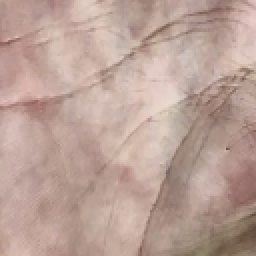
#> input picture LTrP_LMTrP_implementation/1_001.bmp, 128 x 128 px (shown 2 times larger)
$ jupyter execute LTrP_and_LMTrP_v1.ipynb   (older library calls are emulated)
#> lines starting #> are read from the running program, lines starting #| are printed output that depends on the picture
# Local Tetra Pattern  and Local Tetra Micro-structure Pattern

## The LTrP algorithm can be broken down into the following stages:
1. Compute required derivatives - horizontal and vertical
2. Apply rules for LTrP1 code (4 possible orientations)
3. Determine the P-components for every g_c pixel in LTrP1
4. Assemble all the P-components (final LTrP2 code)

## Comparatively, the LMTrP used for palmprint recognition considers the following stages:
1. Extract either magnitude of response to Gabor filter bank (12 orientations,sigma=1.5 using min rule) or response to RLOC bank of filters (same min rule applied). In this example we will only use Gabor filters.
2. Apply modified derivative, according to the LMTrP rule (using m1 and m2 for 'line width')
3. Apply rules for LMTrP1, the same as for LTrP1 -> same as **LTrP-step2**
4. Determine the P-components for every g_c pixel in LMTrP1 -> same as **LTrP-step3**
5. Assemble all the P-components (intermediate LMTrP2 code) -> same as **LTrP-step4**
6. For every P-component (12 in total), split the corresponding image into 8x8 blocks (initial paper uses 5x5 blocks)
7. Compute histogram for pixels in each block. Number of bins=8, range of values=[0,255]. Paper does not mention these parameters...
8. Concatenate each histogram row-wise
9. Concatenate all block-histogram feature corresponding to every P-component into one matrix
10. Apply Kernel-PCA to reduce the number of components. Number of components=15.
11. **Display and enjoy the feature :)**

## First let's implement the LTrP -> applied to a palmprint

[cell 1]
# importing some libraries...
import numpy as np, matplotlib.pyplot as plt, cv2
import time
from functools import reduce
im_side = 128
image = cv2.imread('1_001.bmp')
#> image is the input picture: shape (128, 128, 3); mean B, G, R 151.3, 161.2, 187.5
#Đánh giá mô hình dataset RGB hay Grey không quan trọng vì trong bộ encode nó đã chuyển ảnh sang grey
#Giảm kích thước ảnh => giảm t/g xử lý?
#print('Original image shape:', image.shape)
#Anh grey là ma trận 2 chiều => Nó chỉ cần 1 giá trị độ xám (intensity) duy nhất thay vì 3 giá trị RGB => Mảng 3 chiều
#Chuyển dữ liệu sang grey
image = cv2.cvtColor(image, cv2.COLOR_BGR2GRAY)
#> image: shape (128, 128)
#Thay đổi kích thước ảnh 64x64
image = cv2.resize(image, (im_side, im_side))
image = np.array(image, dtype=np.float32)  # /255.

plt.imshow(image,cmap='gray')
plt.show()

## [LTrP] - Step1 - Compute derivative

[cell 2]
###################################################################

#Đạo hàm của hình ảnh ban đầu theo hướng ngang và dọc
def derivate_image(im, angle):
    '''
    Compute derivative of input image
    :param im: input image. should be grayscale!
    :param angle: 0 or 90 degrees
    :return: computed derivative along that direction.
    includes padding...
    '''
#> called with angle = 'horizontal'
    h, w = np.shape(im)
    pad_im = np.pad(im, (1, 0), 'edge')
    if angle == 'horizontal':  # horizontal derivative
        deriv_im = pad_im[1:, :w] - im  # [1:, :w]
    elif angle == 'vertical':
        deriv_im = pad_im[:h, 1:] - im  # [1:, :w]

    return deriv_im

[cell 3]
deriv_h = derivate_image(im=image, angle='horizontal')
deriv_v = derivate_image(im=image, angle='vertical')

plt.figure(figsize=(10,4))
plt.subplot(121)
plt.imshow(deriv_h,'gray')
plt.title('D_horizontal')
plt.subplot(122)
plt.imshow(deriv_v,'gray')
plt.title('D_vertical')
plt.suptitle('Derivative - input(grayscale)')
plt.show()

[cell 4]
deriv_h = derivate_image(im=image, angle='horizontal')
deriv_v = derivate_image(im=image, angle='vertical')

plt.figure(figsize=(10,4))
plt.subplot(121)
plt.imshow(deriv_h,'gray')
plt.title('Đạo hàm theo phương ngang θ = 0, π')
plt.show()

plt.figure(figsize=(10,4))
plt.subplot(122)
plt.imshow(deriv_v,'gray')
plt.title('Đạo hàm theo phương dọc θ = π/2, 3π/2')
plt.show()

## [LTrP] - Step2 - Compute LTrP1 code

[cell 5]
###################################################################
def extract_ltrp1(im_d_x, im_d_y):
    """
    Extract LTrP1 code (4 orientations) by using input dx and dy matrices.
    ###################################################################
    Implemented by: Adrian Ungureanu - June 2019. If you use this script, please reference the source code (and send me
    an e-mail. I would be happy to hear about other people's success using my code (: )
    ###################################################################
    :param im_d_x: derivative of image according to x axis (horizontal)
    :param im_d_y: derivative of image according to y axis (vertical)
    :return: encoded LTrP1 code. Possible values ={1,2,3,4}
    """
    encoded_image = np.zeros(np.shape(im_d_y))  # define empty matrix, of the same shape as the image...

    # # apply conditions for each orientation...
    encoded_image[np.bitwise_and(im_d_x >= 0, im_d_y >= 0)] = 1
    encoded_image[np.bitwise_and(im_d_x < 0, im_d_y >= 0)] = 2
    encoded_image[np.bitwise_and(im_d_x < 0, im_d_y < 0)] = 3
    encoded_image[np.bitwise_and(im_d_x >= 0, im_d_y < 0)] = 4

    return encoded_image

[cell 6]
# # Extract LTrP1 code...
ltrp1 = extract_ltrp1(im_d_x=deriv_h, im_d_y=deriv_v)

plt.imshow(ltrp1,'hsv')
plt.colorbar()
plt.show()

## [LTrP] - Step 3&4 - Extract P-components (LTrP2)

[cell 7]
###################################################################
def extract_ltrp2(ltrp1_code, plotting_flag=True):
    """
    Extracting the P-components for every pixel (g_c), as defined in the original paper by S. Murala, R. P. Maheshwari
    and R. Balasubramanian (2012), "Local Tetra Patterns: A New Feature Descriptor for Content-Based Image Retrieval,"
    in IEEE Transactions on Image Processing, vol. 21, no. 5, pp. 2874-2886, May 2012. doi: 10.1109/TIP.2012.2188809.
    This implementation does not consider the MAGNITUDE, but that feature can be easily implemented...
    ###################################################################
    Implemented by: Adrian Ungureanu - June 2019. If you use this script, please reference the source code (and send me
    an e-mail. I would be happy to hear about other people's success using my code (: )
    ###################################################################
    :param ltrp1_code: previously computed LTrP1 code (with 4 possible orientations)
    :param plotting_flag: whether or not to display the P-components of the LTrP
    :return: the P-components stacked together. Output shape = (12, image_size, image_size)
    """
#> called with plotting_flag = True
#LTRP1: một điểm ảnh có thể được mã hóa thành 4 giá tri {1,2,3,4}
#Mỗi giá trị mã hóa được chuyển thành 3 mẫu nhị phân => 12 mẫu
#Mỗi điểm ảnh tham chiếu sẽ có 8 pixel liền kề => 8 bit mẫu cục bộ
    this_im_side = np.shape(ltrp1_code)[0]
    ltrp1_code = np.pad(ltrp1_code, (1, 1), 'constant', constant_values=0)
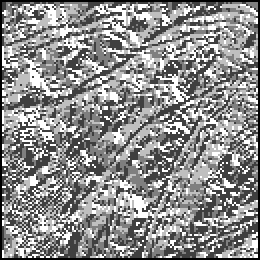
#> ltrp1_code: shape (130, 130) float64 (shown 2 times larger); min 0, max 4, mean 2.24; drawn with min black and max white
    g_c1 = np.zeros((3, this_im_side, this_im_side))
    g_c2 = np.zeros((3, this_im_side, this_im_side))
    g_c3 = np.zeros((3, this_im_side, this_im_side))
    g_c4 = np.zeros((3, this_im_side, this_im_side))

    for i in range(1, im_side+1):
        for j in range(1, im_side+1):
            g_c = ltrp1_code[i, j]

            # # extract neighborhood around g_c pixel
            neighborhood = np.array([ltrp1_code[i + 1, j], ltrp1_code[i + 1, j - 11], ltrp1_code[i, j - 11],
                                     ltrp1_code[i - 1, j - 1], ltrp1_code[i - 1, j], ltrp1_code[i - 1, j + 1],
                                     ltrp1_code[i, j + 1], ltrp1_code[i + 1, j + 1]])
            # # determine the codes that are different from g_c
            mask = neighborhood != g_c
            # # apply mask
            ltrp2_local = np.multiply(neighborhood, mask)

            # # construct P-components for every orientation.
            if g_c == 1:
                for direction_index, direction in enumerate([2, 3, 4]):
                    g_dir = ltrp2_local == direction
                    g_c1[direction_index, i - 1, j - 1] = reduce(lambda a, b: 2 * a + b, np.array(g_dir, dtype=np.int))

            elif g_c == 2:
                for direction_index, direction in enumerate([1, 3, 4]):
                    g_dir = ltrp2_local == direction
                    g_c2[direction_index, i - 1, j - 1] = reduce(lambda a, b: 2 * a + b, np.array(g_dir, dtype=np.int))

            elif g_c == 3:
                for direction_index, direction in enumerate([1, 2, 4]):
                    g_dir = ltrp2_local == direction
                    g_c3[direction_index, i - 1, j - 1] = reduce(lambda a, b: 2 * a + b, np.array(g_dir, dtype=np.int))

            elif g_c == 4:
                for direction_index, direction in enumerate([1, 2, 3]):
                    g_dir = ltrp2_local == direction

                    g_c4[direction_index, i - 1, j - 1] = reduce(lambda a, b: 2 * a + b, np.array(g_dir, dtype=np.int))
                    pass

            elif g_c not in [1, 2, 3, 4]:
                raise Exception('Error - Invalid value for g_c. List of possible values include [1,2,3,4].')

    # # collect all P-components in a 'large_g_c'
    large_g_c = []
    for this_g_c in [g_c1, g_c2, g_c3, g_c4]:
        large_g_c.extend(this_g_c)
#> this loop made 4 passes
#> after the loop, large_g_c = 12 items
    large_g_c = np.array(large_g_c)

    if plotting_flag:
        map = 'gray'

        p_counter = 0
        p_code_counter = 0
        plt.figure(figsize=(16, 8))
        for index in range(12):
            plt.subplot(3, 4, index + 1)
            plt.imshow(large_g_c[index, :, :], cmap=map)
            plt.title('P%d - %d' % (p_counter + 1, p_code_counter + 1))

            p_counter += 1
            p_code_counter += 1

            if p_counter % 4 == 0:
                p_counter = 0
            if p_code_counter % 3 == 0:
                p_code_counter = 0
#> after the loop, p_code_counter = 0; p_counter = 0
        plt.tight_layout()
        plt.show()

    return large_g_c

[cell 8]
plot_figures_flag=True
ltrp2 = extract_ltrp2(ltrp1_code=ltrp1, plotting_flag=plot_figures_flag)
print(np.shape(ltrp2))
#| (12, 128, 128)

## [LMTrP] - Step1 - get Gabor filter response

[cell 9]
# some useful functions...
from functools import reduce
from sklearn.decomposition import KernelPCA
from scipy.signal import convolve2d

########################################################################################################################
def extract_compcode_with_magnitude(input_image, no_theta=6, sigma=1.5):
    """
    Extract Competitive Coding Scheme with 6 Gabor filters (orientations), as was defined by A. W. -. Kong and D. Zhang
    (2004) in "Competitive coding scheme for palmprint verification," doi: 10.1109/ICPR.2004.1334184.
    ###################################################################
    The Python implementation is based on the Matlab implementation provided by Zohaib Khan, Ajmal Mian and Yiqun Hu,
    "Contour Code: Robust and efficient multispectral palmprint encoding for human recognition,"
    Computer Vision (ICCV), 2011 IEEE International Conference on , vol., no., pp.1935-1942, 6-13 Nov. 2011
    ###################################################################
    Implemented by: Adrian Ungureanu - June 2019. If you use this script, please reference the source code (and send me
    an e-mail. I would be happy to hear about other people's success using my code (: )
    ###################################################################
    :param input_image: input image. expected to be Grayscale
    :param sigma: width of encoding line. Default value = 1.5
    :return: CompCode feature with 6 orientations (default). Output shape = same as input.
    """
#> called with no_theta = 6, sigma = 1.5
    theta = np.arange(1, no_theta + 1) * np.pi / no_theta
    (x, y) = np.meshgrid(np.arange(0, 35, 1), np.arange(0, 35, 1))
    xo, yo = np.shape(x)[0] / 2, np.shape(x)[0] / 2
    kappa = np.sqrt(2. * np.log(2.)) * ((np.power(2, sigma) + 1.) / ((np.power(2, sigma) - 1.)))
    omega = kappa / sigma

    Psi = {}  # where the filters are stored
    gabor_responses = []
    for i in range(0, len(theta)):
        xp = (x - xo) * np.cos(theta[i]) + (y - yo) * np.sin(theta[i])
        yp = -(x - xo) * np.sin(theta[i]) + (y - yo) * np.cos(theta[i])
        # Directional Gabor Filter
        Psi[str(i)] = (-omega / (np.sqrt(2 * np.pi)) * kappa) * \
                      np.exp(
                          (-np.power(omega, 2) / (8 * np.power(kappa, 2))) * (4 * np.power(xp, 2) + np.power(yp, 2))) * \
                      (np.cos(omega * xp) - np.exp(-np.power(kappa, 2) / 2))

        # # used for debugging... #1
        # plt.subplot(2,3,i+1)
        # plt.imshow(Psi[str(i)], cmap='jet')
        filtered = convolve2d(input_image, Psi[str(i)], mode='same', boundary='symm')
        # # used for debugging #2
        # plt.imshow(filtered)
        # plt.show()
        gabor_responses.append(filtered)
#> this loop made 6 passes
#> pass 1, in extract_compcode_with_magnitude, `filtered = convolve2d(input_image, Psi[str(i)], mode='same', boundary=..`:
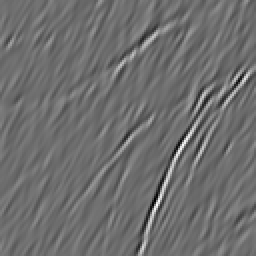
#> filtered: shape (128, 128) float64 (shown 2 times larger); min -288.1, max 375.9, mean 0; drawn with min black and max white
#> after the loop:
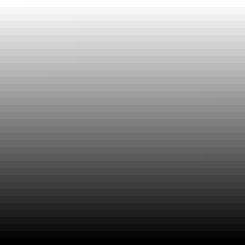
#> yp: shape (35, 35) float64 (shown 7 times larger); min -16.5, max 17.5, mean 0.5; drawn with min black and max white
#> after the loop, Psi = 6 items; gabor_responses = 6 items

    # plt.show() #1
    gabor_responses = np.array(gabor_responses)

    compcode_orientations = np.argmin(gabor_responses, axis=0)
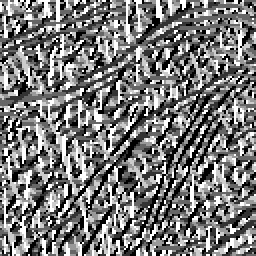
#> compcode_orientations: shape (128, 128) int64 (shown 2 times larger); min 0, max 5, mean 2.37; drawn with min black and max white
    compcode_magnitude = np.min(gabor_responses, axis=0)
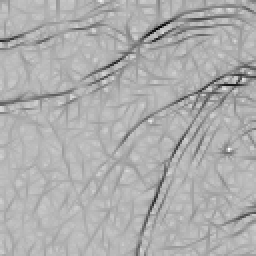
#> compcode_magnitude: shape (128, 128) float64 (shown 2 times larger); min -377.8, max 121.3, mean -36.2; drawn with min black and max white

    return compcode_orientations, compcode_magnitude

[cell 10]
compcode_orientations, compcode_magnitude = extract_compcode_with_magnitude(image)

compcode_magnitude = (compcode_magnitude - np.max(np.max(compcode_magnitude))) * -1
compcode_magnitude = (compcode_magnitude / np.max(np.max(compcode_magnitude))) * 255

plt.figure(figsize=(12,4))
plt.subplot(131)
plt.imshow(image, cmap='gray')
plt.title('palmprint image')
plt.subplot(132)
plt.imshow(compcode_orientations, cmap='jet')
plt.colorbar()
plt.title('Compcode orientations')
plt.subplot(133)
plt.imshow(compcode_magnitude, cmap='gray')
plt.title('Gabor response (min rule)')
plt.show()

[cell 11]
# # using standard image derivation (like in LTrP)
deriv_h = derivate_image(im=compcode_magnitude, angle='horizontal')
deriv_v = derivate_image(im=compcode_magnitude, angle='vertical')

plt.figure(figsize=(10,4))
plt.subplot(121)
plt.imshow(deriv_h,'gray')
plt.title('D_horizontal')
plt.subplot(122)
plt.imshow(deriv_v,'gray')
plt.title('D_vertical')
plt.suptitle('Derivative - input(Gabor response)')
plt.show()

## [LMTrP] - Step2 - Compute image derivative (4 palmprint)

[cell 12]
###################################################################
def derivate_image_palm_line(im, angle, m1=3, m2=1, N1=3, N2=4):
    """
    Compute derivative of input image 'im' (grayscale!) along the direction indicated by 'angle'.
    As defined by Li, Gen & Kim, Jaihie (2016) in their paper 'Palmprint Recognition with Local Micro-structure Tetra Pattern',
    published in Pattern Recognition. 61. 10.1016/j.patcog.2016.06.025.
    ###################################################################
    Implemented by: Adrian Ungureanu - June 2019. If you use this script, please reference the source code (and send me
     an e-mail. I would be happy to hear about other people's success using my code (: )
    ###################################################################
    :param im: input image
    :param angle: direction along which the derivative is computed. Either 'horizontal' (dx) or 'vertical' (dy)
    :param m1: thickness of pixels adjiacent to g_c along 'theta' direction (first structure)
    :param m2: thickness of pixels adjiacent to g_c along 'beta' direction (second structure)
    :param N1: number of pixels adjiacent to g_c along 'theta' direction. In this implementation it is considered to be
    equal to (m1+1)
    :param N2: number of pixels adjiacent to g_c along 'beta' direction. In this implementation it is considered to be
    equal to (m2*4)
    :return: the derivative of the image, which is required to compute the Local Tetra Pattern. output shape(same as input
    image)
    """
#> called with angle = 'horizontal', m1 = 3, m2 = 1, N1 = 3, N2 = 4
    pad_im = np.pad(im, (m2, m1), 'edge')  # image needs to be padded to the right and bellow.
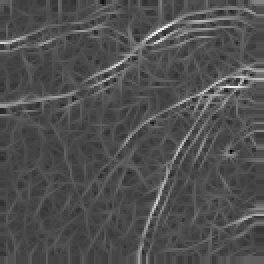
#> pad_im: shape (132, 132) float64 (shown 2 times larger); min 0, max 255, mean 80.4
    h, w = np.shape(pad_im)

    deriv_im = np.zeros(np.shape(im))

    if angle == 'horizontal':
        # # moving window across the image...
        for i in range(m2, h - m1):
            for j in range(m2, w - m1):
                g_c = pad_im[i, j]  # current g_c
                e1_sum = 0  # used for first sum in the equation
                for k in range(0, m1):
                    e1_sum += pad_im[i, j + k]
                element1 = (e1_sum + g_c) / float((m1 + 1))  # initially had N1 in the last paranthesis.
                # efficiently replaced with (m1+1)

                e2_sum = 0  # used for second sum in the equation
                for k in range(0, m2):
                    e2_sum += (pad_im[i, j + k] + pad_im[i - k, j] + pad_im[i - k, j] + pad_im[
                        i + k, j])  # (pad_im[i,j+k] + pad_im[i,j-k])
                element2 = e2_sum / float(m2 * 4)  # initially had N2 in the last paranthesis.
                # efficiently replaced with (m2*4)

                # # used for debugging
                # res = element1 - element2

                deriv_im[i - m2, j - m2] = element1 - element2

    elif angle == 'vertical':
        # # moving window across the image...
        for i in range(m2, h - m1):
            for j in range(m2, w - m1):
                g_c = pad_im[i, j]  # current g_c
                e1_sum = 0  # used for first sum in the equation
                for k in range(0, m1):
                    e1_sum += pad_im[i + k, j]
                    # + (pad_im[i, j + k] + pad_im[i - k, j] + pad_im[i - k, j] + pad_im[i + k, j])

                element1 = (e1_sum + g_c) / float((m1 + 1))  # initially had N1 in the last paranthesis.
                # efficiently replaced with (m1+1)

                e2_sum = 0  # used for second sum in the equation
                for k in range(0, m2):
                    e2_sum += (pad_im[i, j + k] + pad_im[i - k, j] + pad_im[i - k, j] + pad_im[
                        i + k, j])  # + (pad_im[i+k, j] + pad_im[i+k, j])
                element2 = e2_sum / float(m2 * 4)  # initially had N2 in the last paranthesis.
                # efficiently replaced with (m2*4)

                # # used for debugging
                # res = element1 - element2
                deriv_im[i - m2, j - m2] = element1 - element2

    return deriv_im

[cell 13]
deriv_h = derivate_image_palm_line(im=compcode_magnitude, angle='horizontal', m1=3, m2=1)
deriv_v = derivate_image_palm_line(im=compcode_magnitude, angle='vertical', m1=3, m2=1)
#> call 2 of derivate_image_palm_line, with angle = 'vertical', m1 = 3, m2 = 1, N1 = 3, N2 = 4
#> after the loop in derivate_image_palm_line (call 2), `for i in range(m2, h - m1):`:
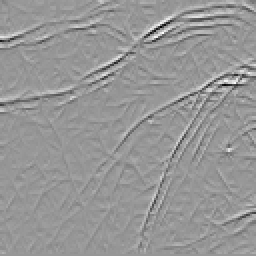
#> deriv_im: shape (128, 128) float64 (shown 2 times larger); min -94.01, max 64.84, mean 0; drawn with min black and max white

plt.figure(figsize=(10,4))
plt.subplot(121)
plt.imshow(deriv_h,'gray')
plt.title('D_horizontal')
plt.subplot(122)
plt.imshow(deriv_v,'gray')
plt.title('D_vertical')
plt.suptitle('Palmprint Derivative - input(Gabor response)')
plt.show()

## [LMTrP] - Steps 3 - Extract LMTrP1 (function already defined)

[cell 14]
# # Extract LMTrP1 code...
ltrp1 = extract_ltrp1(im_d_x=deriv_h, im_d_y=deriv_v)
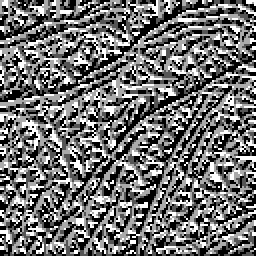
#> ltrp1: shape (128, 128) float64 (shown 2 times larger); min 1, max 4, mean 2.32; drawn with min black and max white

plt.imshow(ltrp1,cmap='jet')
plt.colorbar()
plt.show()
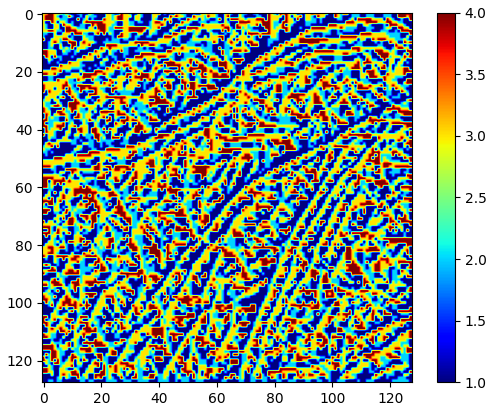
#> figure drawn by matplotlib, 2 panels

## [LMTrP] - Steps 4&5 - Extract P-components (LMTrP2)

[cell 15]
# # Extract LTrP2 P-components, based on the previously obtained LTrP1
ltrp2 = extract_ltrp2(ltrp1, plotting_flag=plot_figures_flag)
#> call 2 of extract_ltrp2, with plotting_flag = True
#> in extract_ltrp2 (call 2), `ltrp1_code = np.pad(ltrp1_code, (1, 1), 'constant', constant_values=0)`:
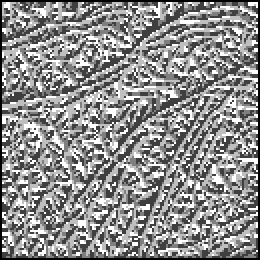
#> ltrp1_code: shape (130, 130) float64 (shown 2 times larger); min 0, max 4, mean 2.25; drawn with min black and max white
#> the loop in extract_ltrp2 (call 2), `for this_g_c in [g_c1, g_c2, g_c3, g_c4]:` made 4 passes
#> (the rest of the program and of its run is left out)
